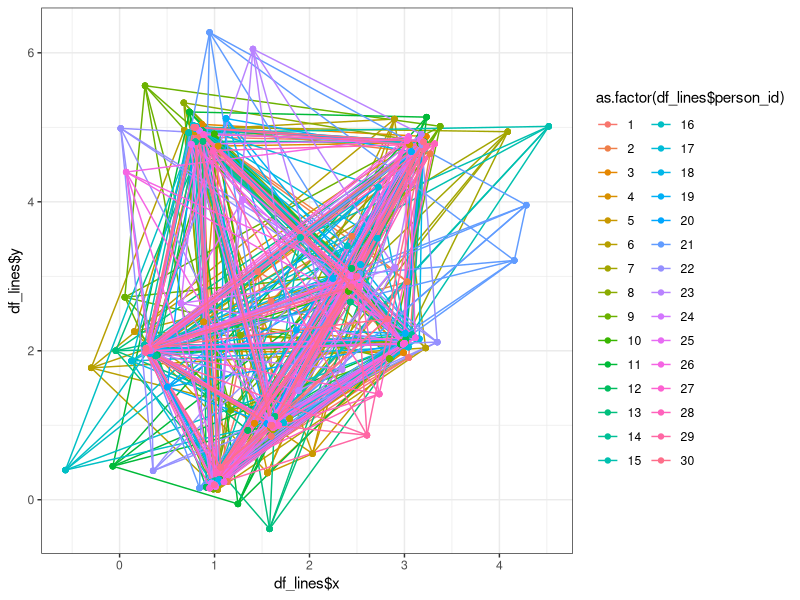
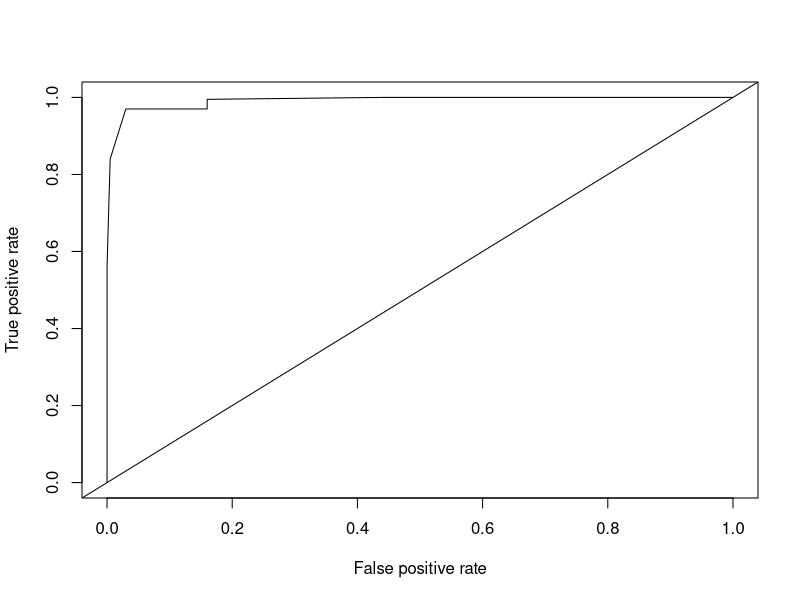

Recreate these plots in R, in order.
library(ggplot2)
library(class)
library(ROCR)

center1 <- c(1,0.2)
center2 <- c(0.3,2)
center3 <- c(0.8,5)
center4 <- c(1.6,1)
center5 <- c(2.5,3)
center6 <- c(3.2,4.8)
center7 <- c(3,2.1)

df_centers <- as.data.frame(rbind(center1, center2, 
                                  center3,center4,center5,center6,center7))

fingerprint1 <- list(center1, center2, center3)

# parameters
recog_sd = 0.01
iterations = 1
people_sd = 0.2
number_of_people = 30
n_tests = 200

# parameters for finger distribution
# all units are in mm
fp_shape = 0.193*2
fp_scale = 0.591
fp_rate= 1/fp_scale

# functions
generate_point<- function(p,sd=recog_sd){
#   new_distance = rgamma(1,shape = fp_shape,rate = fp_shape)
#   angle = runif(1,0,2*pi)
#   new_x = p[1]+cos(angle)*new_distance
#   new_y = p[1]+sin(angle)*new_distance
  angle = runif(1,0,2*pi)
  new_dist = rnorm(1,mean = 0,sd = sd)
  new_x = p[1] + sin(angle)*new_dist
  new_y =  p[2] + cos(angle)*new_dist
  return(c(new_x,new_y))
}

generate_group <- function(c,n=iterations,group_id,sd=recog_sd){
  i=1
  df_p = data.frame()
  while (i <=n){
    new_point <- generate_point(c,sd)
    # g <- g+geom_point(data = as.data.frame(new_point), aes(x = new_point[1], y= new_point[2]))
    df_p <- rbind(df_p,new_point)
    i=i+1
  }
  df_p['id'] <- group_id
  names(df_p) <- c('x','y')
  return(df_p)
}

# scripts 
g <- ggplot()   # create ggplot for plottting 
# this function generate all possible finger print scan of same person
generate_identicals <- function(df_centers){
  df_groups = data.frame()
  for (i in 1:nrow(df_centers)){
    temp_c = df_centers[i,]
    group = generate_group(temp_c,group_id = i)
    df_groups = rbind(df_groups,group)
  }
  names(df_groups) <- c('x','y','id')
  df_groups$id = as.factor(df_groups$id)
  g = g + geom_point(data = df_groups, aes(x=df_groups$x, y=df_groups$y, color=df_groups$id))
  return(df_groups)
}


### generate different people's minutea points

generate_center <- function(center,c_id){
  new_distance = rgamma(1,shape = fp_shape,rate = fp_rate)
  angle = runif(1,0,2*pi)
  new_x = center[1] + cos(angle)*new_distance
  new_y = center[2] + sin(angle)*new_distance
  return(c(new_x,new_y,c_id))
}

df_all_centers <- data.frame()
df_lines <- data.frame()
for (i in 1:number_of_people){
  df_individual_centers = data.frame()
  for (j in 1:nrow(df_centers)){
    tem = generate_center(df_centers[j,],j)
    df_individual_centers = rbind(df_individual_centers,unlist(tem))
  }
  names(df_individual_centers) <- c('x','y','c_id')
  df_individual_centers$person_id = rep(i,nrow(df_individual_centers))
  df_all_centers <- rbind(df_all_centers,df_individual_centers)
  names(df_all_centers) <-  c('x','y','c_id','person_id')
  #construct df for drawing lines
  permutations <- combn(nrow(df_centers),2)
  for(k in 1:ncol(permutations)){
    perv_vec = permutations[,k]
    df_ends = df_individual_centers[perv_vec,]
    df_lines = rbind(df_lines, df_ends)
    #gg <- gg+geom_segment(data = df_ends,aes(x=df_ends$x[1],y=df_ends$y[1],xend=df_ends$x[2],yend=df_ends$y[2]))
  }
}
# fac <- as.factor(paste(df_lines$c_id,df_lines$person_id))
fac <- as.factor(rep(1:(nrow(df_lines)/2),each=2))
ggg <- ggplot(data=df_lines,aes(x=df_lines$x,y=df_lines$y))+geom_line(aes(color=as.factor(df_lines$person_id),group=fac))+geom_point(aes(color=as.factor(df_lines$person_id)))
ggg <- ggg+theme_bw()
ggg    # this plot shows people's minutiae points


# function to generate random scanning for test
generate_fp <- function(df_all_centers){
  p_id = sample(1:number_of_people,1)
  df_center_to_test <- df_all_centers[df_all_centers$person_id==p_id,]
  df_fp = generate_identicals(df_center_to_test)
  df_fp['person_id'] = rep(p_id, nrow(df_center_to_test))
  return(df_fp)
}

# testing
predictions<-c()
for(j in 1:n_tests){
  df_test =  generate_fp(df_all_centers)
  test <-df_test[,c('x','y'),]
  true_response <- paste(df_test$id,df_test$person_id,sep = ',')
  train <- df_all_centers[,c('x','y')]
  train_response =paste(df_all_centers$c_id,df_all_centers$person_id,sep = ',')
  pred <- knn(train,test = test,cl = train_response,k=1)
  
  ids <- c()
  for(i in 1:length(pred)){
    pred_split <- strsplit(toString(pred[i]),',')
    possible_id <- as.numeric(unlist(pred_split)[2])
    ids<-c(ids,possible_id)
  }
  pred_prob <- sum(ids==unique(df_test$person_id))/(length(ids))
  predictions <- c(predictions,pred_prob)
}

labels = c(rep(1,n_tests),rep(0,n_tests))
predictions <- c(predictions,(1-predictions))
pred <- prediction(predictions,labels)
perf <- performance(pred,measure =  "tpr",x.measure = "fpr")
plot(perf)
abline(a=0,b=1)
